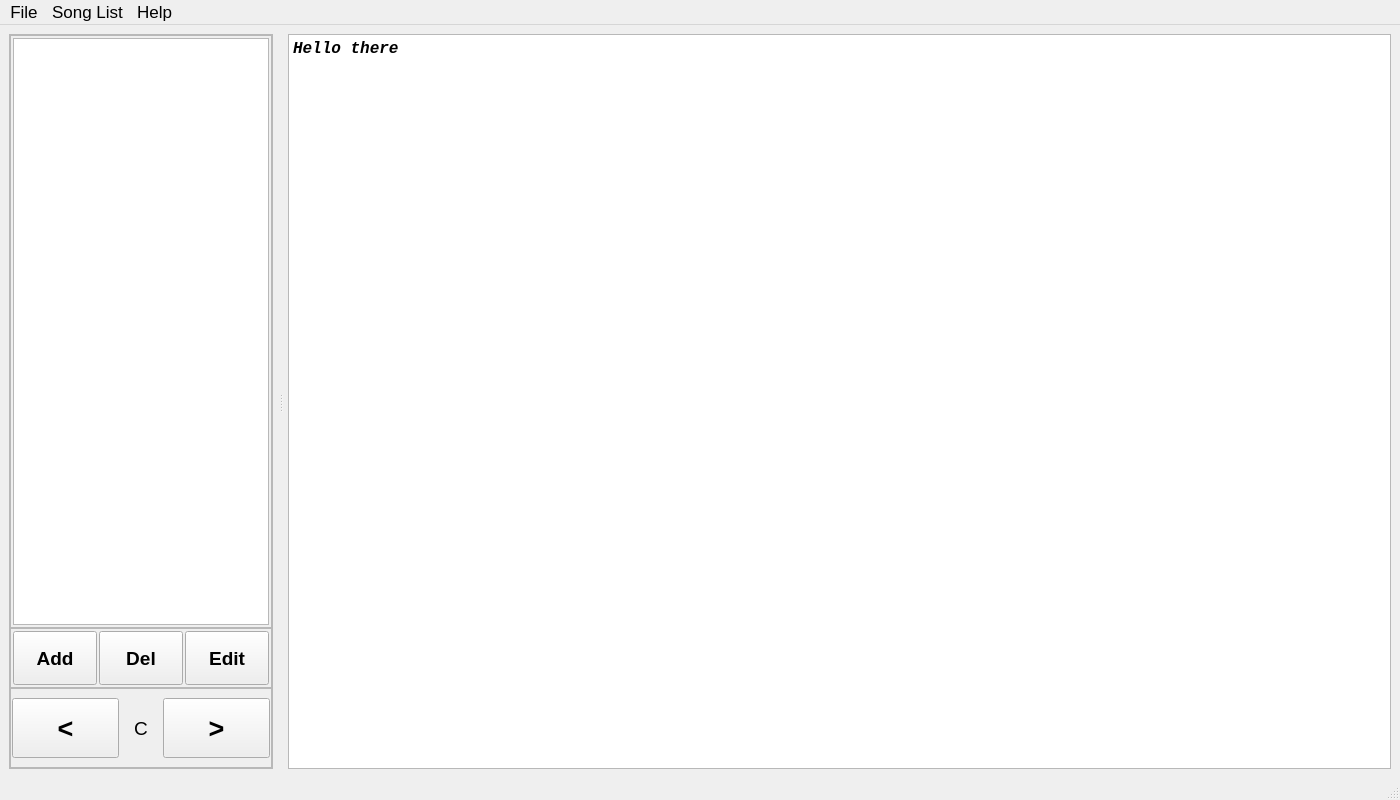
<?xml version="1.0" encoding="UTF-8"?>
<ui version="4.0">
 <class>MainWindow</class>
 <widget class="QMainWindow" name="MainWindow">
  <property name="geometry">
   <rect>
    <x>0</x>
    <y>0</y>
    <width>1400</width>
    <height>800</height>
   </rect>
  </property>
  <property name="sizePolicy">
   <sizepolicy hsizetype="Expanding" vsizetype="Expanding">
    <horstretch>0</horstretch>
    <verstretch>0</verstretch>
   </sizepolicy>
  </property>
  <property name="windowTitle">
   <string>MainWindow</string>
  </property>
  <widget class="QWidget" name="centralwidget">
   <layout class="QGridLayout" name="gridLayout">
    <item row="1" column="0">
     <widget class="QSplitter" name="splitter">
      <property name="lineWidth">
       <number>1</number>
      </property>
      <property name="orientation">
       <enum>Qt::Horizontal</enum>
      </property>
      <property name="handleWidth">
       <number>15</number>
      </property>
      <widget class="QFrame" name="frame_2">
       <property name="sizePolicy">
        <sizepolicy hsizetype="Preferred" vsizetype="Preferred">
         <horstretch>0</horstretch>
         <verstretch>0</verstretch>
        </sizepolicy>
       </property>
       <property name="minimumSize">
        <size>
         <width>150</width>
         <height>0</height>
        </size>
       </property>
       <property name="maximumSize">
        <size>
         <width>16777215</width>
         <height>16777215</height>
        </size>
       </property>
       <property name="baseSize">
        <size>
         <width>0</width>
         <height>0</height>
        </size>
       </property>
       <property name="frameShape">
        <enum>QFrame::StyledPanel</enum>
       </property>
       <property name="frameShadow">
        <enum>QFrame::Raised</enum>
       </property>
       <layout class="QVBoxLayout" name="verticalLayout">
        <property name="spacing">
         <number>0</number>
        </property>
        <property name="leftMargin">
         <number>0</number>
        </property>
        <property name="topMargin">
         <number>0</number>
        </property>
        <property name="rightMargin">
         <number>0</number>
        </property>
        <property name="bottomMargin">
         <number>0</number>
        </property>
        <item>
         <widget class="QFrame" name="frame_4">
          <property name="sizePolicy">
           <sizepolicy hsizetype="Expanding" vsizetype="Expanding">
            <horstretch>0</horstretch>
            <verstretch>0</verstretch>
           </sizepolicy>
          </property>
          <property name="frameShape">
           <enum>QFrame::StyledPanel</enum>
          </property>
          <property name="frameShadow">
           <enum>QFrame::Raised</enum>
          </property>
          <layout class="QGridLayout" name="gridLayout_2">
           <property name="leftMargin">
            <number>2</number>
           </property>
           <property name="topMargin">
            <number>2</number>
           </property>
           <property name="rightMargin">
            <number>2</number>
           </property>
           <property name="bottomMargin">
            <number>2</number>
           </property>
           <property name="spacing">
            <number>2</number>
           </property>
           <item row="0" column="0">
            <widget class="QListView" name="SongList">
             <property name="sizePolicy">
              <sizepolicy hsizetype="Expanding" vsizetype="Expanding">
               <horstretch>0</horstretch>
               <verstretch>10</verstretch>
              </sizepolicy>
             </property>
             <property name="font">
              <font>
               <family>Arial</family>
               <pointsize>13</pointsize>
              </font>
             </property>
             <property name="dragDropMode">
              <enum>QAbstractItemView::InternalMove</enum>
             </property>
             <property name="isWrapping" stdset="0">
              <bool>false</bool>
             </property>
             <property name="resizeMode">
              <enum>QListView::Adjust</enum>
             </property>
             <property name="spacing">
              <number>500</number>
             </property>
             <property name="gridSize">
              <size>
               <width>0</width>
               <height>100</height>
              </size>
             </property>
            </widget>
           </item>
          </layout>
         </widget>
        </item>
        <item>
         <widget class="QFrame" name="frame_5">
          <property name="sizePolicy">
           <sizepolicy hsizetype="Expanding" vsizetype="Expanding">
            <horstretch>0</horstretch>
            <verstretch>0</verstretch>
           </sizepolicy>
          </property>
          <property name="maximumSize">
           <size>
            <width>16777215</width>
            <height>60</height>
           </size>
          </property>
          <property name="frameShape">
           <enum>QFrame::StyledPanel</enum>
          </property>
          <property name="frameShadow">
           <enum>QFrame::Raised</enum>
          </property>
          <layout class="QHBoxLayout" name="horizontalLayout">
           <property name="spacing">
            <number>2</number>
           </property>
           <property name="leftMargin">
            <number>2</number>
           </property>
           <property name="topMargin">
            <number>2</number>
           </property>
           <property name="rightMargin">
            <number>2</number>
           </property>
           <property name="bottomMargin">
            <number>2</number>
           </property>
           <item>
            <widget class="QPushButton" name="AddSong">
             <property name="sizePolicy">
              <sizepolicy hsizetype="Minimum" vsizetype="Expanding">
               <horstretch>0</horstretch>
               <verstretch>0</verstretch>
              </sizepolicy>
             </property>
             <property name="maximumSize">
              <size>
               <width>16777215</width>
               <height>16777215</height>
              </size>
             </property>
             <property name="font">
              <font>
               <pointsize>14</pointsize>
               <weight>75</weight>
               <bold>true</bold>
              </font>
             </property>
             <property name="text">
              <string>Add</string>
             </property>
            </widget>
           </item>
           <item>
            <widget class="QPushButton" name="DeleteSong">
             <property name="sizePolicy">
              <sizepolicy hsizetype="Minimum" vsizetype="Expanding">
               <horstretch>0</horstretch>
               <verstretch>0</verstretch>
              </sizepolicy>
             </property>
             <property name="font">
              <font>
               <pointsize>14</pointsize>
               <weight>75</weight>
               <bold>true</bold>
              </font>
             </property>
             <property name="text">
              <string>Del</string>
             </property>
            </widget>
           </item>
           <item>
            <widget class="QPushButton" name="EditSong">
             <property name="sizePolicy">
              <sizepolicy hsizetype="Minimum" vsizetype="Expanding">
               <horstretch>0</horstretch>
               <verstretch>0</verstretch>
              </sizepolicy>
             </property>
             <property name="font">
              <font>
               <pointsize>14</pointsize>
               <weight>75</weight>
               <bold>true</bold>
              </font>
             </property>
             <property name="text">
              <string>Edit</string>
             </property>
            </widget>
           </item>
          </layout>
         </widget>
        </item>
        <item>
         <widget class="QFrame" name="frame_7">
          <property name="sizePolicy">
           <sizepolicy hsizetype="Preferred" vsizetype="Expanding">
            <horstretch>0</horstretch>
            <verstretch>0</verstretch>
           </sizepolicy>
          </property>
          <property name="maximumSize">
           <size>
            <width>16777215</width>
            <height>80</height>
           </size>
          </property>
          <property name="frameShape">
           <enum>QFrame::StyledPanel</enum>
          </property>
          <property name="frameShadow">
           <enum>QFrame::Raised</enum>
          </property>
          <layout class="QHBoxLayout" name="horizontalLayout_3">
           <property name="spacing">
            <number>15</number>
           </property>
           <property name="leftMargin">
            <number>1</number>
           </property>
           <property name="topMargin">
            <number>1</number>
           </property>
           <property name="rightMargin">
            <number>1</number>
           </property>
           <property name="bottomMargin">
            <number>1</number>
           </property>
           <item>
            <widget class="QPushButton" name="TransposeMinus">
             <property name="sizePolicy">
              <sizepolicy hsizetype="Expanding" vsizetype="Expanding">
               <horstretch>0</horstretch>
               <verstretch>0</verstretch>
              </sizepolicy>
             </property>
             <property name="maximumSize">
              <size>
               <width>16777215</width>
               <height>60</height>
              </size>
             </property>
             <property name="font">
              <font>
               <pointsize>20</pointsize>
               <weight>75</weight>
               <bold>true</bold>
              </font>
             </property>
             <property name="text">
              <string>&lt;</string>
             </property>
            </widget>
           </item>
           <item>
            <widget class="QLabel" name="CurrentKey">
             <property name="font">
              <font>
               <pointsize>14</pointsize>
              </font>
             </property>
             <property name="text">
              <string>C</string>
             </property>
             <property name="alignment">
              <set>Qt::AlignCenter</set>
             </property>
            </widget>
           </item>
           <item>
            <widget class="QPushButton" name="TransposePlus">
             <property name="sizePolicy">
              <sizepolicy hsizetype="Expanding" vsizetype="Expanding">
               <horstretch>0</horstretch>
               <verstretch>0</verstretch>
              </sizepolicy>
             </property>
             <property name="maximumSize">
              <size>
               <width>16777215</width>
               <height>60</height>
              </size>
             </property>
             <property name="font">
              <font>
               <pointsize>20</pointsize>
               <weight>75</weight>
               <bold>true</bold>
              </font>
             </property>
             <property name="text">
              <string>&gt;</string>
             </property>
            </widget>
           </item>
          </layout>
         </widget>
        </item>
       </layout>
      </widget>
      <widget class="QTextBrowser" name="SongText">
       <property name="sizePolicy">
        <sizepolicy hsizetype="Expanding" vsizetype="Expanding">
         <horstretch>1</horstretch>
         <verstretch>0</verstretch>
        </sizepolicy>
       </property>
       <property name="font">
        <font>
         <family>Courier New</family>
         <pointsize>12</pointsize>
        </font>
       </property>
       <property name="html">
        <string>&lt;!DOCTYPE HTML PUBLIC &quot;-//W3C//DTD HTML 4.0//EN&quot; &quot;http://www.w3.org/TR/REC-html40/strict.dtd&quot;&gt;
&lt;html&gt;&lt;head&gt;&lt;meta name=&quot;qrichtext&quot; content=&quot;1&quot; /&gt;&lt;style type=&quot;text/css&quot;&gt;
p, li { white-space: pre-wrap; }
&lt;/style&gt;&lt;/head&gt;&lt;body style=&quot; font-family:'Courier New'; font-size:12pt; font-weight:400; font-style:normal;&quot;&gt;
&lt;p style=&quot; margin-top:0px; margin-bottom:0px; margin-left:0px; margin-right:0px; -qt-block-indent:0; text-indent:0px;&quot;&gt;&lt;span style=&quot; font-family:'Courier New'; font-weight:600; font-style:italic;&quot;&gt;Hello there&lt;/span&gt;&lt;/p&gt;&lt;/body&gt;&lt;/html&gt;</string>
       </property>
      </widget>
     </widget>
    </item>
   </layout>
  </widget>
  <widget class="QMenuBar" name="menubar">
   <property name="geometry">
    <rect>
     <x>0</x>
     <y>0</y>
     <width>1400</width>
     <height>24</height>
    </rect>
   </property>
   <property name="font">
    <font>
     <pointsize>13</pointsize>
    </font>
   </property>
   <widget class="QMenu" name="menuFile">
    <property name="title">
     <string>File</string>
    </property>
    <addaction name="actionNew"/>
    <addaction name="actionEdit"/>
    <addaction name="separator"/>
    <addaction name="actionClear_List"/>
    <addaction name="separator"/>
    <addaction name="actionPreferences"/>
    <addaction name="separator"/>
    <addaction name="actionQuit"/>
   </widget>
   <widget class="QMenu" name="menuSong_List">
    <property name="title">
     <string>Song List</string>
    </property>
    <addaction name="actionLoad_Song_List"/>
    <addaction name="actionSave_Song_List"/>
    <addaction name="actionSave_Song_List_As"/>
   </widget>
   <widget class="QMenu" name="menuHelp">
    <property name="title">
     <string>Help</string>
    </property>
    <addaction name="actionAbout"/>
   </widget>
   <addaction name="menuFile"/>
   <addaction name="menuSong_List"/>
   <addaction name="menuHelp"/>
  </widget>
  <widget class="QStatusBar" name="statusBar"/>
  <action name="actionQuit">
   <property name="text">
    <string>Quit</string>
   </property>
  </action>
  <action name="actionClear_List">
   <property name="text">
    <string>Clear List</string>
   </property>
  </action>
  <action name="actionNew">
   <property name="text">
    <string>New</string>
   </property>
  </action>
  <action name="actionEdit">
   <property name="text">
    <string>Edit</string>
   </property>
  </action>
  <action name="actionLoad_Song_List">
   <property name="text">
    <string>Load Song List</string>
   </property>
  </action>
  <action name="actionSave_Song_List">
   <property name="text">
    <string>Save Song List</string>
   </property>
  </action>
  <action name="actionSave_Song_List_As">
   <property name="text">
    <string>Save Song List As...</string>
   </property>
  </action>
  <action name="actionPreferences">
   <property name="text">
    <string>Preferences</string>
   </property>
  </action>
  <action name="actionAbout">
   <property name="text">
    <string>About</string>
   </property>
  </action>
 </widget>
 <resources/>
 <connections>
  <connection>
   <sender>actionQuit</sender>
   <signal>triggered()</signal>
   <receiver>MainWindow</receiver>
   <slot>close()</slot>
   <hints>
    <hint type="sourcelabel">
     <x>-1</x>
     <y>-1</y>
    </hint>
    <hint type="destinationlabel">
     <x>480</x>
     <y>279</y>
    </hint>
   </hints>
  </connection>
  <connection>
   <sender>MainWindow</sender>
   <signal>destroyed()</signal>
   <receiver>MainWindow</receiver>
   <slot>close()</slot>
   <hints>
    <hint type="sourcelabel">
     <x>480</x>
     <y>279</y>
    </hint>
    <hint type="destinationlabel">
     <x>480</x>
     <y>279</y>
    </hint>
   </hints>
  </connection>
 </connections>
</ui>
